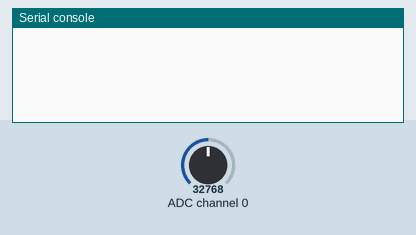
The program below on a simulated CircuitPython board. Shown: the last lines printed to the serial console. Inputs (shaded band) come from the test bench; at power-on: ADC channel 0 = 32768 (analog values on the 0–65535 scale).

Above: at 1.2 s.
1.3 s: ADC channel 0 set to 23845
At 11.2 s:
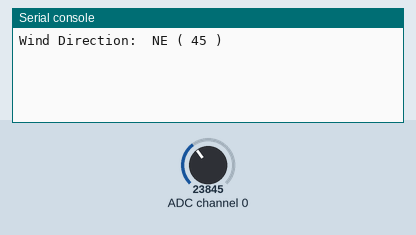
16.3 s: ADC channel 0 set to 25155
At 21.5 s:
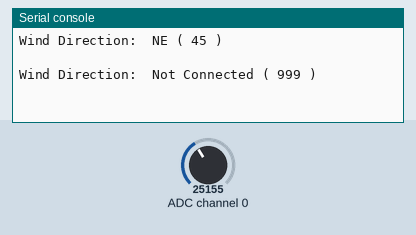
31.3 s: ADC channel 0 set to 32767
At 41.0 s:
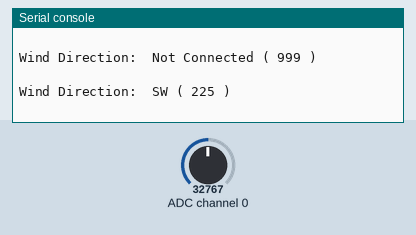
46.3 s: ADC channel 0 set to 45874
At 51.3 s:
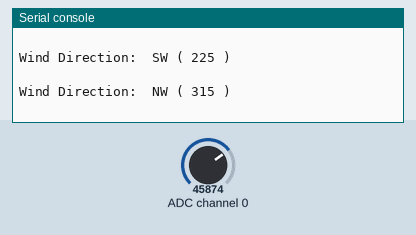

The program:

Wind_Direction_v3.py
```python
import time

import board
import busio
#from adafruit_bme280 import basic as adafruit_bme280
i2c = busio.I2C(board.SCL, board.SDA)

import adafruit_ads1x15.ads1015 as ADS
from adafruit_ads1x15.analog_in import AnalogIn

#bme = adafruit_bme280.Adafruit_BME280_I2C(i2c)
ads = ADS.ADS1015(i2c)
ads.gain = 1

interval = 10 #Gap between readings

while True:

    time.sleep(interval)

    #Calculate wind direction based on ADC reading
    chan = AnalogIn(ads, ADS.P0)
    val = chan.value
    windDir = "Not Connected"
    windDeg = 999

    if 20000 <= val <= 20500:
        windDir = "N"
        windDeg = 0

    if 10000 <= val <= 10500:
        windDir = "NNE"
        windDeg = 22.5

    if 11500 <= val <= 12000:
        windDir = "NE"
        windDeg = 45

    if 2000 <= val <= 2250:
        windDir = "ENE"
        windDeg = 67.5

    if 2300 <= val <= 2500:
        windDir = "E"
        windDeg = 90

    if 1500 <= val <= 1950:
        windDir = "ESE"
        windDeg = 112.5

    if 4500 <= val <= 4900:
        windDir = "SE"
        windDeg = 135

    if 3000 <= val <= 3500:
        windDir = "SSE"
        windDeg = 157.5

    if 7000 <= val <= 7500:
        windDir = "S"
        windDeg = 180

    if 6000 <= val <= 6500:
        windDir = "SSW"
        windDeg = 202.5

    if 16000 <= val <= 16500:
        windDir = "SW"
        windDeg = 225

    if 15000 <= val <= 15500:
        windDir = "WSW"
        windDeg = 247.5

    if 24000 <= val <= 24500:
        windDir = "W"
        windDeg = 270

    if 21000 <= val <= 21500:
        windDir = "WNW"
        windDeg = 292.5

    if 22500 <= val <= 23000:
        windDir = "NW"
        windDeg = 315

    if 17500 <= val <= 18500:
        windDir = "NNW"
        windDeg = 337.5

    #Print the results
    print( "Wind Direction: " , windDir, "(", windDeg, ")")
    print( " ")
```

Measured:
- after the input at 1.3 s, the serial console: prints a new line after 8.7 s (image 1)
- after the input at 16.3 s, the serial console: prints a new line after 3.7 s (image 2)
- after the input at 31.3 s, the serial console: prints a new line after 8.7 s (image 3)
- after the input at 46.3 s, the serial console: prints a new line after 3.7 s (image 4)
